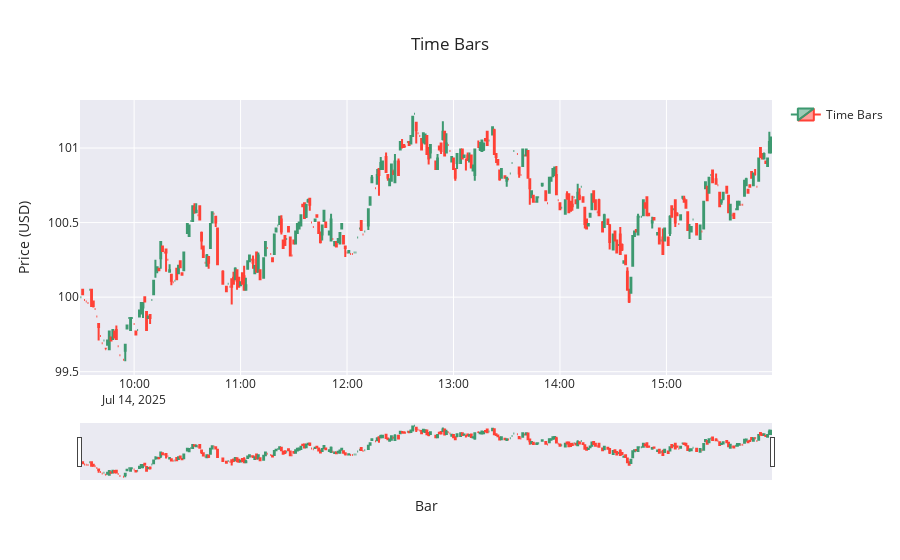

Notebook source saved alongside this figure:
### Markdown cell above
### Time Chart

### Code cell
fig = go.Figure(data=[go.Candlestick(
    x=time_bars['start_time'],
    open=time_bars['open'],
    high=time_bars['high'],
    low=time_bars['low'],
    close=time_bars['close'],
    name='Time Bars'
)])

fig.update_layout(
    title=f'Time Bars',
    yaxis_title='Price (USD)',
    xaxis_title='Bar',
    xaxis_rangeslider_visible=True, 
    template='seaborn', # other options: plotly, plotly_white, plotly_dark, simple_white
    showlegend=True,
)

### Figure 1 — Plotly figure (JSON) as saved in the notebook; plotly's stock layout.template omitted (floating-point values rounded to 4 significant figures; data arrays with more than 128 entries replaced by an {"elided": "..."} marker saying what was removed)
{"data": [{"close": {"elided": "390 float values"}, "high": {"elided": "390 float values"}, "low": {"elided": "390 float values"}, "name": "Time Bars", "open": {"elided": "390 float values"}, "type": "candlestick", "x": {"elided": "390 str values"}}], "layout": {"showlegend": true, "title": {"text": "Time Bars"}, "xaxis": {"rangeslider": {"visible": true}, "title": {"text": "Bar"}}, "yaxis": {"title": {"text": "Price (USD)"}}}}
